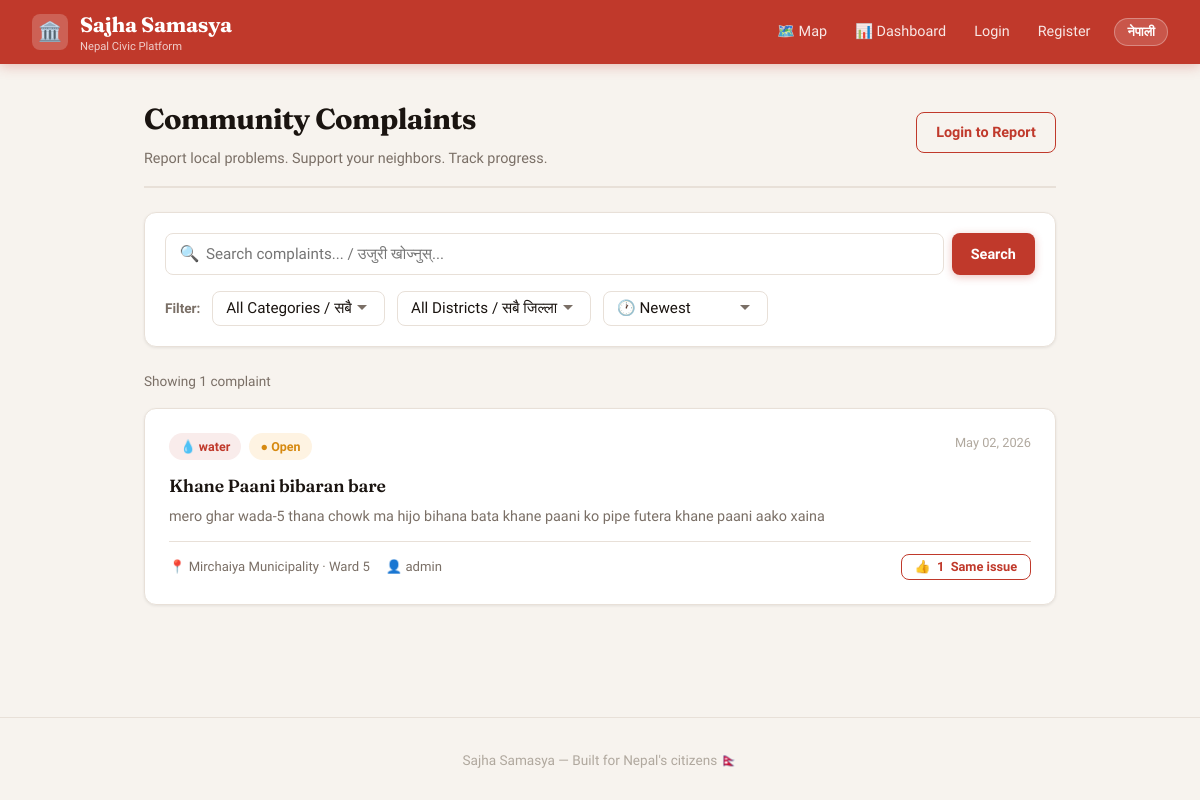
The app's page /, older data.
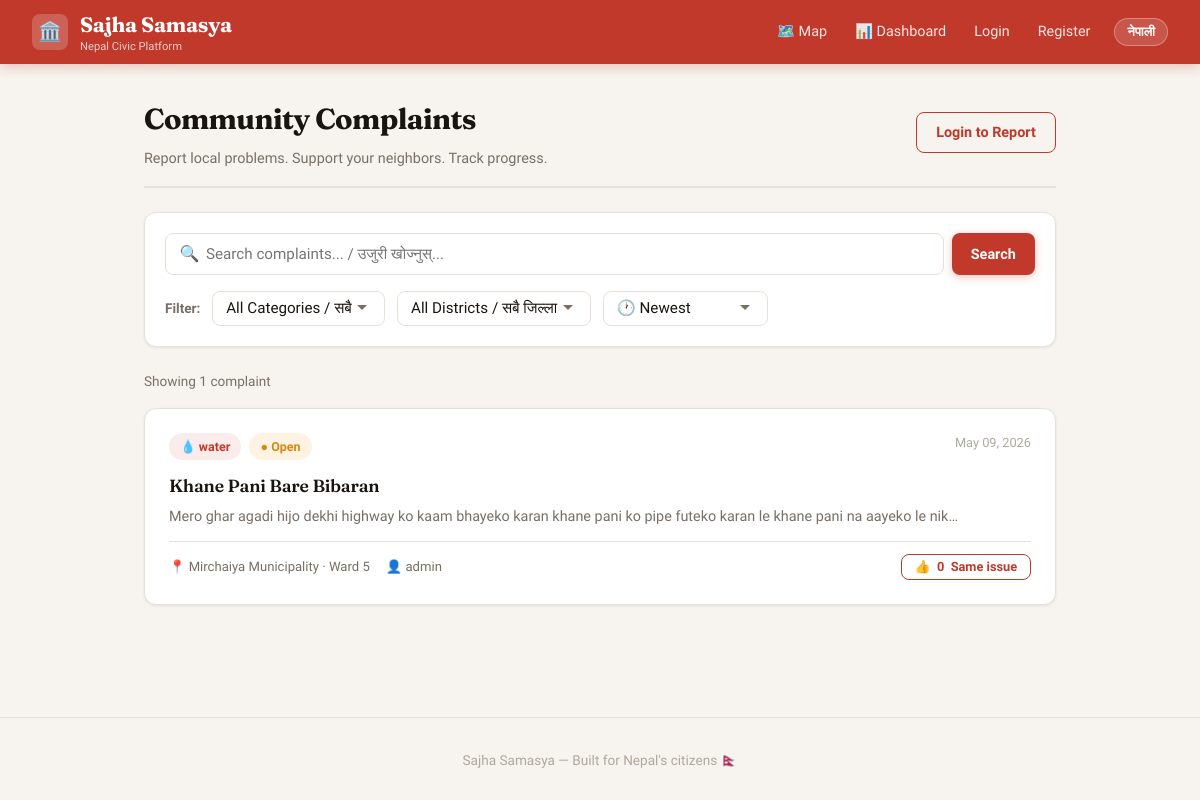
The same page, newer data.
### complaints/models.py (models this page shows, shortened)
class Complaint(models.Model):
    CATEGORY_CHOICES = [
        ('Road', 'Bato'),
        ('Water', 'Khane Pani'),
        ('Electricity', 'Bijuli'),
        ('Garbage', 'Fohor'),
        ('Other', 'Aru'),
    ]
    STATUS_CHOICES = [
        ('open', 'Open'),
        ('acknowledged', 'Acknowledged'),
        ('pending', 'Pending'),
        ('in_progress', 'In Progress'),
        ('resolved', 'Resolved'),
    ]
    user = models.ForeignKey(User, on_delete=models.CASCADE)
    ward = models.ForeignKey(Ward, on_delete=models.CASCADE)
    title = models.CharField(max_length=200)
    description = models.TextField()
    category = models.CharField(max_length=50, choices=CATEGORY_CHOICES)
    status = models.CharField(max_length=50, choices=STATUS_CHOICES, default='open')
    photo = models.ImageField(upload_to='complaint_photos/', blank=True, null=True)
    latitude = models.FloatField(blank=True, null=True)  # GPS latitude
    longitude = models.FloatField(blank=True, null=True) # GPS longitude
    created_at = models.DateTimeField(auto_now_add=True)
    updated_at = models.DateTimeField(auto_now=True)

class Ward(models.Model):
    municipality = models.ForeignKey('Municipality', on_delete=models.CASCADE, null=True, blank=True)
    ward_number = models.IntegerField()

class Municipality(models.Model):
    TYPES = [
        ('Metropolitan', 'Metropolitan City'),
        ('sub_Metropolitan', 'Sub-Metropolitan City'),
        ('municipality', 'Municipality'),
        ('rural', 'Rural Municipality'),
    ]
    district = models.ForeignKey(District, on_delete=models.CASCADE)
    name = models.CharField(max_length=100)
    name_np = models.CharField(max_length=100)
    type = models.CharField(max_length=50, choices=TYPES)
    total_wards = models.IntegerField()
    def __str__(self):
        return self.name

### complaints/views.py (the view)
# urls.py: path('', views.home, name='home'),
def home(request):
    complaints_list = Complaint.objects.select_related('user','ward', 'ward__municipality', 'ward__municipality__district').order_by('-created_at')
    category = request.GET.get('category')
    district = request.GET.get('district')
    search = request.GET.get('search')
    sort = request.GET.get('sort', 'newest')  # default sorting by newest
    if category:
        complaints_list = complaints_list.filter(category=category)
    if district:
        complaints_list = complaints_list.filter(ward__municipality__district_id=district)
    if search:
        complaints_list = complaints_list.filter(
            title__icontains=search
        ) | complaints_list.filter(
            description__icontains=search
        )
    if sort == 'oldest':
        complaints_list = complaints_list.order_by('created_at')
    elif sort == 'most_upvoted':
        complaints_list = complaints_list.annotate(upvote_count=Count('upvotes')).order_by('-upvote_count')
    else:  # newest
        complaints_list = complaints_list.order_by('-created_at')
    paginator = Paginator(complaints_list, 10)
    page_number = request.GET.get('page')
    complaints = paginator.get_page(page_number)
    districts = District.objects.select_related('province').order_by('name')
    return render(request, 'home.html', {
        'complaints': complaints,
        'search': search or '',
        'districts': districts,
        'sort': sort,
    })

### complaints/templates/home.html (shortened to what this page needs)
{% extends 'base.html' %}
{% block content %}
<div class="page-header">
    <div>
        <h1 class="page-title">
            <span data-en>Community Complaints</span>
        </h1>
        <p style="color:var(--text-muted); font-size:0.9rem; margin-top:0.3rem;">
            <span data-en>Report local problems. Support your neighbors. Track progress.</span>
        </p>
    </div>
    {% if user.is_authenticated %}
    <a href="/submit/" class="btn btn-primary">
        + <span data-en>Report Problem</span>
        <span data-np>समस्या रिपोर्ट</span>
    </a>
    {% else %}
    <a href="/login/" class="btn btn-outline">
        <span data-en>Login to Report</span>
    </a>
    {% endif %}
</div>
<div class="card" style="margin-bottom:1.5rem; padding:1.25rem;">
    <form method="GET">
        <div style="display:flex; gap:0.5rem; margin-bottom:1rem;">
            <div style="position:relative; flex:1;">
                <span style="position:absolute; left:0.9rem; top:50%; transform:translateY(-50%); color:var(--text-light);">🔍</span>
                <input type="text" name="search" value="{{ search }}"
                    placeholder="Search complaints... / उजुरी खोज्नुस्..."
                    class="form-input" style="padding-left:2.5rem;">
            </div>
            <button type="submit" class="btn btn-primary">
                <span data-en>Search</span><span data-np>खोज</span>
            </button>
        </div>
        <div style="display:flex; gap:0.75rem; flex-wrap:wrap; align-items:center;">
            <span style="font-size:0.85rem; color:var(--text-muted); font-weight:600;">
                <span data-en>Filter:</span><span data-np>छान्नुस्:</span>
            </span>
            <select name="category" onchange="this.form.submit()" class="form-input" style="width:auto; padding:0.45rem 2rem 0.45rem 0.8rem;">
                <option value="">All Categories / सबै</option>
            </select>
            <select name="district" onchange="this.form.submit()" class="form-input" style="width:auto; padding:0.45rem 2rem 0.45rem 0.8rem;">
                <option value="">All Districts / सबै जिल्ला</option>
            </select>
            <select name="sort" onchange="this.form.submit()" class="form-input" style="width:auto; padding:0.45rem 2rem 0.45rem 0.8rem;">
                <option value="newest"       {% if sort == 'newest' %}selected{% endif %}>🕐 Newest</option>
            </select>
        </div>
    </form>
</div>
{% if complaints.paginator.count > 0 %}
<p style="color:var(--text-muted); font-size:0.85rem; margin-bottom:1rem;">
    <span data-en>Showing {{ complaints.paginator.count }} complaint{{ complaints.paginator.count|pluralize }}</span>
</p>
{% endif %}
{% for complaint in complaints %}
<div class="card card-complaint" onclick="window.location='/complaint/{{ complaint.id }}/'">
    <div style="display:flex; justify-content:space-between; align-items:flex-start; margin-bottom:0.75rem;">
        <div style="display:flex; gap:0.5rem; flex-wrap:wrap;">
            <span class="badge badge-category">
                {% if complaint.category == 'water' %}💧
                {% elif complaint.category == 'road' %}🛣️
                {% elif complaint.category == 'electricity' %}⚡
                {% elif complaint.category == 'waste' %}🗑️
                {% else %}📌{% endif %}
                {{ complaint.get_category_display }}
            </span>
            <span class="badge {% if complaint.status == 'resolved' %}badge-resolved{% elif complaint.status == 'acknowledged' %}badge-acknowledged{% else %}badge-open{% endif %}">
                {% if complaint.status == 'resolved' %}✓{% elif complaint.status == 'acknowledged' %}⏳{% else %}●{% endif %}
                {{ complaint.get_status_display }}
            </span>
        </div>
        <small style="color:var(--text-light); font-size:0.8rem; white-space:nowrap; margin-left:1rem;">
            {{ complaint.created_at|date:"M d, Y" }}
        </small>
    </div>
    <h3 style="font-family:'Fraunces',serif; font-size:1.1rem; font-weight:600; margin-bottom:0.4rem; color:var(--text); letter-spacing:-0.01em;">
        {{ complaint.title }}
    </h3>
    <p style="color:var(--text-muted); font-size:0.9rem; line-height:1.5; margin-bottom:0.8rem;">
        {{ complaint.description|truncatechars:120 }}
    </p>
    <hr class="divider" style="margin:0.75rem 0;">
    <div style="display:flex; justify-content:space-between; align-items:center;">
        <div style="display:flex; align-items:center; gap:1rem;">
            <span style="color:var(--text-muted); font-size:0.82rem;">
                📍 {{ complaint.ward.municipality }} · Ward {{ complaint.ward.ward_number }}
            </span>
            <span style="color:var(--text-muted); font-size:0.82rem;">
                👤 {{ complaint.user.username }}
            </span>
        </div>
        <button
            onclick="event.stopPropagation(); toggleUpvote({{ complaint.id }}, this)"
            class="btn btn-sm btn-outline"
            data-complaint-id="{{ complaint.id }}">
            👍 <span class="upvote-count-{{ complaint.id }}">{{ complaint.upvotes.count }}</span>
            <span data-en>Same issue</span>
        </button>
    </div>
</div>
{% endfor %}
{% endblock %}

### complaints/templates/base.html (shortened to what this page needs)
<!DOCTYPE html>
<html lang="en">
<head>
</head>
<body>
<nav>
    <a href="/" class="nav-brand">
        <div class="nav-brand-icon">🏛️</div>
        <div>
            <span class="nav-brand-text">
                <span data-en>Sajha Samasya</span>
            </span>
            <span class="nav-brand-sub">
                <span data-en>Nepal Civic Platform</span>
            </span>
        </div>
    </a>
    <div class="nav-links">
        <a href="/map/" class="nav-link">
            <span data-en>🗺️ Map</span>
        </a>
        <a href="/dashboard/" class="nav-link">
            <span data-en>📊 Dashboard</span>
        </a>
        {% if user.is_authenticated %}
            <a href="/submit/" class="nav-link">
                <span data-en>+ Report</span>
                <span data-np>+ रिपोर्ट</span>
            </a>
            <a href="/profile/" class="nav-link">
                <div class="nav-avatar">{{ user.username|first|upper }}</div>
            </a>
            <a href="/logout/" class="nav-link">
                <span data-en>Logout</span>
                <span data-np>बाहिर</span>
            </a>
        {% else %}
            <a href="/login/" class="nav-link">
                <span data-en>Login</span>
            </a>
            <a href="/register/" class="nav-link">
                <span data-en>Register</span>
            </a>
        {% endif %}
        <button class="lang-btn" onclick="toggleLang()">नेपाली</button>
    </div>
</nav>
<div class="container">
    {% block content %}{% endblock %}
</div>
<footer>
    <p>
        <span data-en>Sajha Samasya — Built for Nepal's citizens 🇳🇵</span>
    </p>
</footer>
</body>
</html>

### complaints/templates/base.html (style rules this page uses)
:root { --red: #C0392B; --red-dark: #96281B; --red-light: #F9ECEB; --green: #1E8449; --green-light: #E9F7EF; --orange: #D68910; --orange-light: #FEF9E7; --bg: #F7F3EE; --surface: #FFFFFF; --border: #E8E0D8; --text: #1A1410; --text-muted:#7A6F66; --text-light:#B0A89E; --shadow-sm: 0 1px 3px rgba(0,0,0,0.08); --shadow-md: 0 4px 16px rgba(0,0,0,0.10); --shadow-lg: 0 8px 32px rgba(0,0,0,0.12); --radius: 12px; --radius-sm: 8px; }
*, *::before, *::after { box-sizing: border-box; margin: 0; padding: 0; }
html { scroll-behavior: smooth; }
body { font-family: 'Mukta', sans-serif; background: var(--bg); color: var(--text); min-height: 100vh; font-size: 16px; line-height: 1.6; }
nav { background: var(--red); padding: 0 2rem; display: flex; justify-content: space-between; align-items: center; height: 64px; position: sticky; top: 0; z-index: 100; box-shadow: 0 2px 12px rgba(192,57,43,0.3); }
.nav-brand { display: flex; align-items: center; gap: 0.75rem; text-decoration: none; color: white; }
.nav-brand-icon { width: 36px; height: 36px; background: rgba(255,255,255,0.2); border-radius: 8px; display: flex; align-items: center; justify-content: center; font-size: 1.2rem; }
.nav-brand-text { font-family: 'Fraunces', serif; font-size: 1.3rem; font-weight: 700; letter-spacing: -0.01em; }
.nav-brand-sub { font-size: 0.7rem; opacity: 0.75; display: block; margin-top: -4px; font-family: 'Mukta', sans-serif; }
.nav-links { display: flex; align-items: center; gap: 0.25rem; }
.nav-link { color: rgba(255,255,255,0.88); text-decoration: none; padding: 0.4rem 0.75rem; border-radius: 6px; font-size: 0.9rem; font-weight: 500; transition: all 0.15s; }
.lang-btn { background: rgba(255,255,255,0.15); color: white; border: 1px solid rgba(255,255,255,0.3); padding: 0.3rem 0.75rem; border-radius: 20px; cursor: pointer; font-size: 0.8rem; font-weight: 600; font-family: 'Mukta', sans-serif; transition: all 0.15s; margin-left: 0.5rem; }
.container { max-width: 960px; margin: 0 auto; padding: 2rem 1.5rem; }
.card { background: var(--surface); border-radius: var(--radius); padding: 1.5rem; margin-bottom: 1rem; box-shadow: var(--shadow-sm); border: 1px solid var(--border); transition: box-shadow 0.2s, transform 0.2s; }
.card-complaint { cursor: pointer; }
.btn { display: inline-flex; align-items: center; gap: 0.4rem; padding: 0.5rem 1.2rem; border-radius: var(--radius-sm); border: none; cursor: pointer; font-size: 0.9rem; font-weight: 600; font-family: 'Mukta', sans-serif; text-decoration: none; transition: all 0.15s; white-space: nowrap; }
.btn-primary { background: var(--red); color: white; box-shadow: 0 2px 8px rgba(192,57,43,0.3); }
.btn-outline { background: transparent; color: var(--red); border: 1.5px solid var(--red); }
.btn-sm { padding: 0.3rem 0.8rem; font-size: 0.8rem; }
.badge { display: inline-flex; align-items: center; padding: 0.2rem 0.7rem; border-radius: 20px; font-size: 0.78rem; font-weight: 600; gap: 0.3rem; }
.badge-category { background: var(--red-light); color: var(--red); }
.badge-open { background: #FEF3E2; color: #D68910; }
.form-input { width: 100%; padding: 0.7rem 1rem; border: 1.5px solid var(--border); border-radius: var(--radius-sm); font-size: 0.95rem; font-family: 'Mukta', sans-serif; background: var(--surface); color: var(--text); transition: border-color 0.15s, box-shadow 0.15s; outline: none; }
select.form-input { appearance: none; background-repeat: no-repeat; background-position: right 1rem center; padding-right: 2.5rem; }
.page-header { display: flex; justify-content: space-between; align-items: center; margin-bottom: 1.5rem; padding-bottom: 1rem; border-bottom: 2px solid var(--border); }
.page-title { font-family: 'Fraunces', serif; font-size: 1.8rem; font-weight: 700; color: var(--text); letter-spacing: -0.02em; }
.divider { border: none; border-top: 1px solid var(--border); margin: 1.2rem 0; }
footer { margin-top: 4rem; padding: 2rem; text-align: center; color: var(--text-light); font-size: 0.85rem; border-top: 1px solid var(--border); }
.card { animation: fadeUp 0.3s ease forwards; }

Row changes from the older to the newer data that the page shows:
removed Complaint: category "water", status "Open", created_at "May 02, 2026", title "Khane Paani bibaran bare", description "mero ghar wada-5 thana chowk ma hijo bihana bata khane paani ko pipe futera khane paani aako xaina", ward.municipality "Mirchaiya Municipality", ward.ward_number "5", user.username "admin", upvotes.count "1"
added Complaint: category "water", status "Open", created_at "May 09, 2026", title "Khane Pani Bare Bibaran", description "Mero ghar agadi hijo dekhi highway ko kaam bhayeko karan khane pani ko pipe futeko karan le khane pani na aayeko le nik…", ward.municipality "Mirchaiya Municipality", ward.ward_number "5", user.username "admin", upvotes.count "0"
